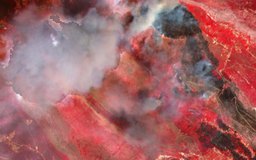
#> input picture Visual_data/2017-07-17-00_00_2017-07-17-23_59_Sentinel-2_L2A_False_Color.png, 256 x 160 px, shrunk from 1470 x 917 before the run
$ python app.py
#> lines starting #> are read from the running program, lines starting #| are printed output that depends on the picture
### image_processing.py
import numpy as np
from PIL import Image

def image_processing(img_dir, defined_rgb_values):
    image = Image.open(img_dir)
#> image is the input picture: PIL image 256x160 RGBA; mean R, G, B, A 161.4, 101, 102.8, 255
    image = image.convert("RGB")
#> image: PIL image 256x160 RGB
    img_array = np.array(image)
    rgb_values = defined_rgb_values['rgb']

    height, width, _ = img_array.shape
#> height = 160; width = 256
    new_image_array = np.copy(img_array)

    for i in range(1, height - 1):
        for j in range(1, width - 1):

            block = img_array[i - 1:i + 2, j - 1:j + 2]


            if np.any(np.all(block == [255, 0, 0], axis=-1)):
                new_image_array[i, j] = rgb_values[0]
            elif defined_rgb_values['number'][0] == 0:
                new_image_array[i, j] = rgb_values[1]

            else:
                avg_rgb = np.mean(block, axis=(0, 1))
                distances = np.linalg.norm(rgb_values - avg_rgb, axis=1)
                closest_rgb = rgb_values[np.argmin(distances)]  #
                new_image_array[i, j] = closest_rgb
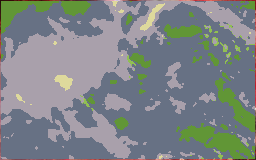
#> new_image_array: shape (160, 256, 3); mean R, G, B 126.7, 133.2, 135.7

    new_image = Image.fromarray(new_image_array.astype(np.uint8))
    new_image.show()
    new_image.save("processed_image.png", format="PNG")

### app.py
import numpy as np
from PIL import Image
from image_to_number import process_image_to_number as img_to_nb
from defined_arrays import defined_rgb_values_NDVI as NDVI, defined_rgb_values_BAD as BAD, defined_rgb_values_FC as FC
from number_to_image import process_number_to_image as nb_to_img
from image_processing import image_processing as img_p


Img_dir1 = "Visual_data/2017-07-17-00_00_2017-07-17-23_59_Sentinel-2_L2A_Burned_Area_Detection.png"
Img_dir2 = "Visual_data/2017-07-17-00_00_2017-07-17-23_59_Sentinel-2_L2A_Normalized_Difference_Vegetation_Index_(NDVI).png"
Img_dir3 = "Visual_data/2017-07-17-00_00_2017-07-17-23_59_Sentinel-2_L2A_False_Color.png"
img_p(Img_dir3,FC)
#img_to_nb(Img_dir,NDVI)


#txt_filename = 'output.txt'  # The text file containing the array of numbers
#nb_to_img(txt_filename, NDVI)

$ run again, with Visual_data/NFVI_test.png copied over Visual_data/2017-07-17-00_00_2017-07-17-23_59_Sentinel-2_L2A_False_Color.png
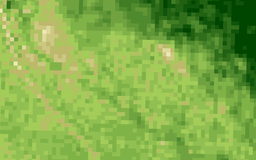
#> input picture Visual_data/NFVI_test.png, 256 x 160 px, shrunk from 1470 x 918 before the run
#> in image_processing, image is the input picture: PIL image 256x160 RGBA; mean R, G, B, A 128.9, 173, 72.5, 255
#> image: PIL image 256x160 RGB
#> after the loop in image_processing, `for i in range(1, height - 1):`:
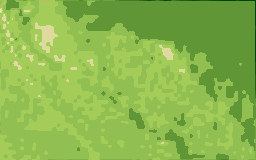
#> new_image_array: shape (160, 256, 3); mean R, G, B 137.9, 183.5, 77.5
